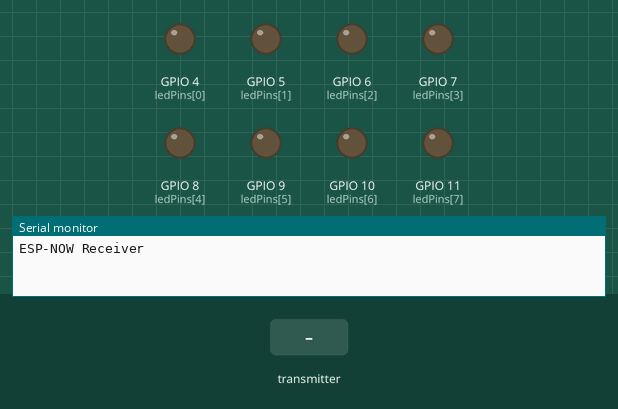
Recording of a sketch running on a simulated ESP32. Shown: output pins drawn as LEDs (lit = HIGH), the last lines printed to the serial monitor. Inputs (shaded band) come from the test bench.

Above: at 1.2 s.
1.3 s: the transmitter starts sending ledState.0 = 1
At 1.9 s:
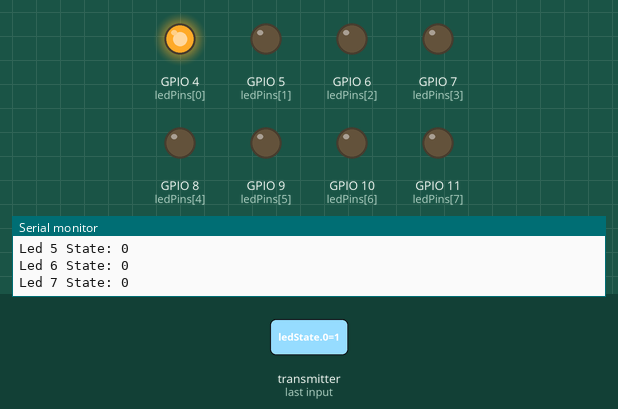
2.8 s: the transmitter starts sending ledState.1 = 1
At 4.0 s:
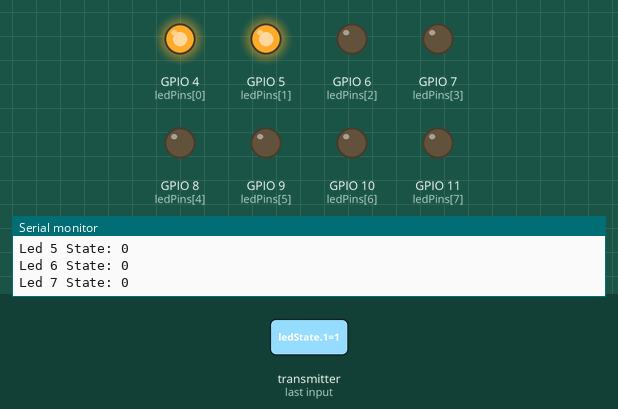
4.3 s: the transmitter starts sending ledState.2 = 1
At 5.4 s:
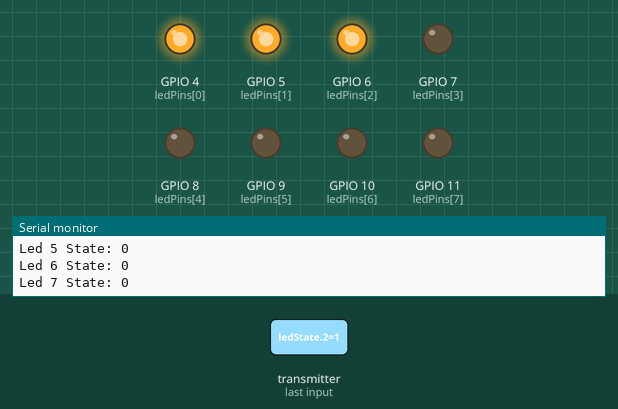
5.8 s: the transmitter starts sending ledState.3 = 1
At 6.5 s:
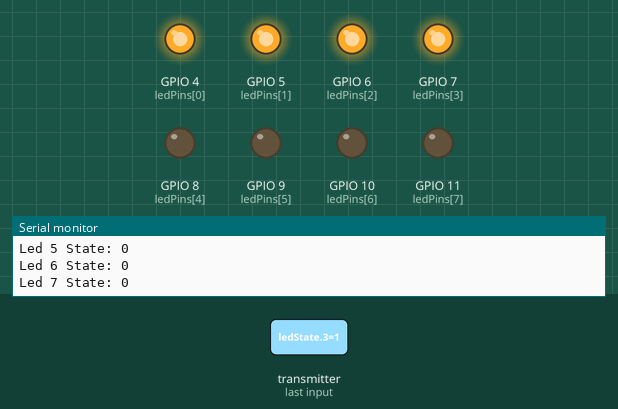
7.3 s: the transmitter starts sending ledState.4 = 1
At 7.7 s:
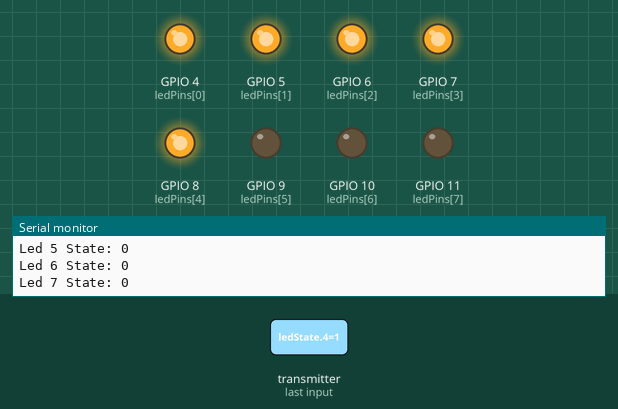
8.8 s: the transmitter starts sending ledState.5 = 1
At 10.0 s:
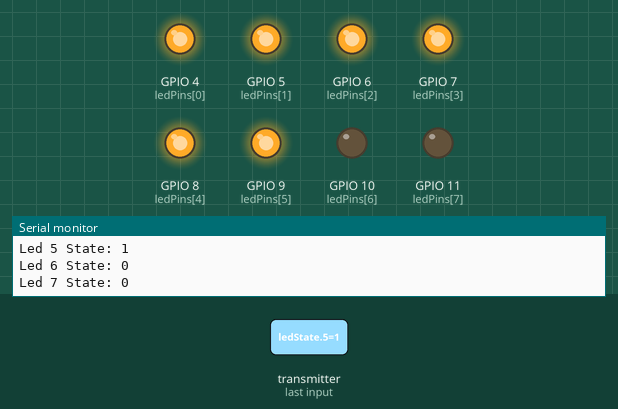
Timing chart, 0 to 11.3 s (numbered marks = the images above; inputs shaded):
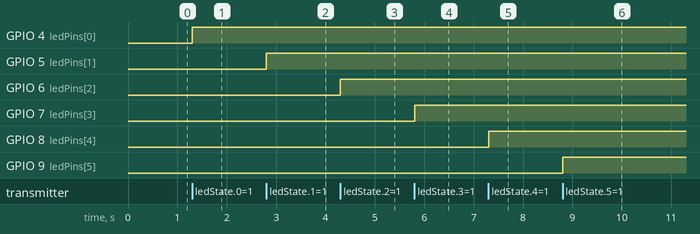

The sketch:

program_soal_1_penerima.ino
```cpp
#include <esp_now.h>
#include <WiFi.h>

const int ledPins[8] = {4, 5, 6, 7, 8, 9, 10, 11};

typedef struct struct_message{
  bool ledState[8];
}struct_message;

struct_message myData;

void onReceive(const uint8_t * mac, const uint8_t *incomingData, int len){
  memcpy(&myData, incomingData, sizeof(myData));
  Serial.print("Bytes received: ");
  Serial.println(len);
  for(int i = 0; i < 8; i++){
    Serial.print("Led ");
    Serial.print(i);
    Serial.print(" State: ");
    Serial.println(myData.ledState[i]);
    digitalWrite(ledPins[i], myData.ledState[i] ? HIGH : LOW);
  }
}

void setup(){
  Serial.begin(115200);
  WiFi.mode(WIFI_STA);
  Serial.println("ESP-NOW Receiver");
  for(int i = 0; i < 8; i++){
    pinMode(ledPins[i], OUTPUT);
  }
  if (esp_now_init() != ESP_OK){
    Serial.println("Error melakukan inisialisasi ESP-NOW");
    return;
  }
  esp_now_register_recv_cb(onReceive);
}

void loop(){

}
```

Measured:
- after the input at 1.3 s, GPIO 4 (ledPins[0]): LOW → HIGH at once
- after the input at 2.8 s, GPIO 5 (ledPins[1]): LOW → HIGH at once
- after the input at 4.3 s, GPIO 6 (ledPins[2]): LOW → HIGH at once
- after the input at 5.8 s, GPIO 7 (ledPins[3]): LOW → HIGH at once
- after the input at 7.3 s, GPIO 8 (ledPins[4]): LOW → HIGH at once
- after the input at 8.8 s, GPIO 9 (ledPins[5]): LOW → HIGH at once
